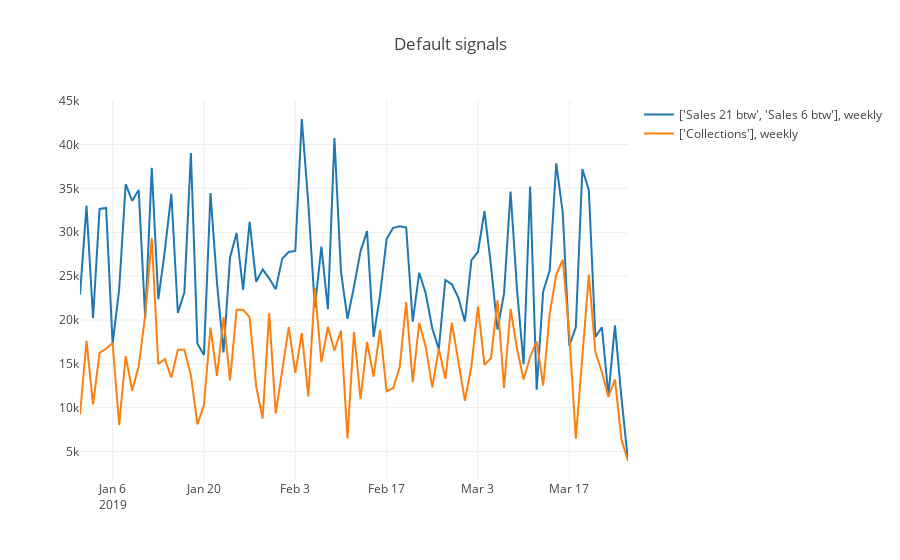

The notebook cell saved with this chart:
### Code cell
plotAmounts([sales_w, collections_w], vis_type="line")
